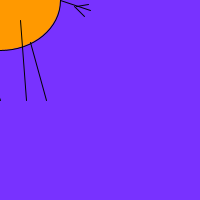
Frame 1 (no input)
Frame 60 (the mouse pressed at the canvas centre just before this capture): identical to frame 1, image omitted
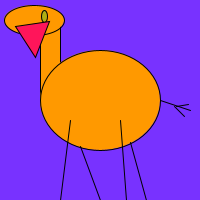
Frame 120 (the mouse held since frame 60 and released just before this capture)

The Processing sketch that drew these frames (run headless with seeded random() and noise(); from frame 60 on, the mouse is pressed at the canvas centre):

// Processing sketch: processing_14792
// ── processing_14792.pde

/*sketch for lama that moves with your mouse, 
 the eye colour changes for the position 
 and if you click a head apears*/

void setup () {
  // size window
  size(200,200);
}

void draw () {
  // blue background and colour for fill
  background(120,50,255);
  // drawn the lama with r 
  lama (mouseX,mouseY,45,color(255,21,90),2);
}

/* make the lama a function with first the x position 
 then the y position the rotation of the hat which isn't working properly jet
 , the color of the hat and the scale*/
void lama ( int x_position, int y_position, int r, color c, float s) {
  fill(255,153,0);

  // ellipse in center mode
  ellipseMode(CENTER);

  //neck and head
  rect(x_position-30*s,y_position-40*s,10*s,40*s);
  ellipse(x_position-33*s,y_position-40*s,30*s,15*s);

  // body
  ellipse(x_position,y_position,60*s,50*s);

  //legs
  line(x_position-15*s,y_position+10*s,x_position-20*s,y_position+50*s);
  line(x_position-10*s,y_position+23*s,x_position,y_position+50*s);
  line(x_position+10*s,y_position+10*s,x_position+13*s,y_position+50*s);
  line(x_position+15*s,y_position+21*s,x_position+23*s,y_position+50*s);

  //tail
  line(x_position+30*s,y_position,x_position+45*s,y_position+5*s);
  line(x_position+38*s,y_position+3*s,x_position+44*s,y_position+2*s);
  line(x_position+37*s,y_position+3*s,x_position+42*s,y_position+8*s);

  //eye
  fill(x_position+75,y_position+75,20);
  ellipse(x_position-28*s,y_position-42*s,3*s,6*s);

  //when the mouse is pressed
  if(mousePressed) {
    //hoedje
    fill(c);
    rotate(radians(r));
    triangle(x_position-35*s,y_position-46*s,x_position-25*s,y_position-60*s,x_position-17*s,y_position-42*s);
  }
}


                
                
